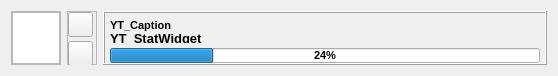
<?xml version="1.0" encoding="UTF-8"?>
<ui version="4.0">
 <class>YT_widget</class>
 <widget class="QWidget" name="YT_widget">
  <property name="geometry">
   <rect>
    <x>0</x>
    <y>0</y>
    <width>558</width>
    <height>76</height>
   </rect>
  </property>
  <property name="sizePolicy">
   <sizepolicy hsizetype="Preferred" vsizetype="Preferred">
    <horstretch>0</horstretch>
    <verstretch>0</verstretch>
   </sizepolicy>
  </property>
  <property name="minimumSize">
   <size>
    <width>0</width>
    <height>76</height>
   </size>
  </property>
  <property name="maximumSize">
   <size>
    <width>16777215</width>
    <height>76</height>
   </size>
  </property>
  <property name="font">
   <font>
    <pointsize>10</pointsize>
    <bold>true</bold>
   </font>
  </property>
  <property name="windowTitle">
   <string>Form</string>
  </property>
  <property name="styleSheet">
   <string notr="true"/>
  </property>
  <layout class="QHBoxLayout" name="horizontalLayout">
   <item>
    <widget class="QFrame" name="frame_L">
     <property name="maximumSize">
      <size>
       <width>50</width>
       <height>16777215</height>
      </size>
     </property>
     <property name="frameShape">
      <enum>QFrame::StyledPanel</enum>
     </property>
     <property name="frameShadow">
      <enum>QFrame::Raised</enum>
     </property>
     <layout class="QVBoxLayout" name="verticalLayout_3">
      <property name="spacing">
       <number>0</number>
      </property>
      <property name="leftMargin">
       <number>0</number>
      </property>
      <property name="topMargin">
       <number>0</number>
      </property>
      <property name="rightMargin">
       <number>0</number>
      </property>
      <property name="bottomMargin">
       <number>0</number>
      </property>
      <item>
       <widget class="QGraphicsView" name="graphicsView"/>
      </item>
     </layout>
    </widget>
   </item>
   <item>
    <widget class="QFrame" name="frame_R">
     <property name="maximumSize">
      <size>
       <width>30</width>
       <height>16777215</height>
      </size>
     </property>
     <property name="frameShape">
      <enum>QFrame::StyledPanel</enum>
     </property>
     <property name="frameShadow">
      <enum>QFrame::Raised</enum>
     </property>
     <layout class="QVBoxLayout" name="verticalLayout">
      <property name="spacing">
       <number>5</number>
      </property>
      <property name="leftMargin">
       <number>0</number>
      </property>
      <property name="topMargin">
       <number>0</number>
      </property>
      <property name="rightMargin">
       <number>0</number>
      </property>
      <property name="bottomMargin">
       <number>0</number>
      </property>
      <item>
       <widget class="QPushButton" name="pushButton_Delete">
        <property name="minimumSize">
         <size>
          <width>25</width>
          <height>25</height>
         </size>
        </property>
        <property name="maximumSize">
         <size>
          <width>25</width>
          <height>25</height>
         </size>
        </property>
        <property name="text">
         <string/>
        </property>
       </widget>
      </item>
      <item>
       <widget class="QPushButton" name="pushButton_Stop">
        <property name="minimumSize">
         <size>
          <width>25</width>
          <height>25</height>
         </size>
        </property>
        <property name="maximumSize">
         <size>
          <width>25</width>
          <height>25</height>
         </size>
        </property>
        <property name="text">
         <string/>
        </property>
        <property name="icon">
         <iconset resource="YOUTUBE_images.qrc">
          <normaloff>:/ICONS/stop.png</normaloff>:/ICONS/stop.png</iconset>
        </property>
       </widget>
      </item>
     </layout>
    </widget>
   </item>
   <item>
    <widget class="QFrame" name="frame">
     <property name="sizePolicy">
      <sizepolicy hsizetype="Preferred" vsizetype="Preferred">
       <horstretch>0</horstretch>
       <verstretch>0</verstretch>
      </sizepolicy>
     </property>
     <property name="minimumSize">
      <size>
       <width>0</width>
       <height>0</height>
      </size>
     </property>
     <property name="frameShape">
      <enum>QFrame::Box</enum>
     </property>
     <property name="frameShadow">
      <enum>QFrame::Raised</enum>
     </property>
     <property name="lineWidth">
      <number>1</number>
     </property>
     <layout class="QVBoxLayout" name="verticalLayout_2" stretch="3,0,3">
      <property name="spacing">
       <number>5</number>
      </property>
      <property name="leftMargin">
       <number>5</number>
      </property>
      <property name="topMargin">
       <number>5</number>
      </property>
      <property name="rightMargin">
       <number>5</number>
      </property>
      <property name="bottomMargin">
       <number>5</number>
      </property>
      <item>
       <widget class="QLabel" name="YT_Caption">
        <property name="sizePolicy">
         <sizepolicy hsizetype="Preferred" vsizetype="Preferred">
          <horstretch>0</horstretch>
          <verstretch>0</verstretch>
         </sizepolicy>
        </property>
        <property name="minimumSize">
         <size>
          <width>250</width>
          <height>15</height>
         </size>
        </property>
        <property name="maximumSize">
         <size>
          <width>16777215</width>
          <height>15</height>
         </size>
        </property>
        <property name="font">
         <font>
          <pointsize>8</pointsize>
          <bold>true</bold>
         </font>
        </property>
        <property name="text">
         <string>YT_Caption</string>
        </property>
        <property name="textFormat">
         <enum>Qt::RichText</enum>
        </property>
        <property name="wordWrap">
         <bool>true</bool>
        </property>
       </widget>
      </item>
      <item>
       <widget class="QLabel" name="YT_StatWidget">
        <property name="text">
         <string>YT_StatWidget</string>
        </property>
       </widget>
      </item>
      <item>
       <widget class="QProgressBar" name="YT_ProgressBar">
        <property name="sizePolicy">
         <sizepolicy hsizetype="Minimum" vsizetype="Minimum">
          <horstretch>0</horstretch>
          <verstretch>0</verstretch>
         </sizepolicy>
        </property>
        <property name="minimumSize">
         <size>
          <width>0</width>
          <height>15</height>
         </size>
        </property>
        <property name="maximumSize">
         <size>
          <width>16777215</width>
          <height>15</height>
         </size>
        </property>
        <property name="font">
         <font>
          <pointsize>8</pointsize>
          <bold>true</bold>
         </font>
        </property>
        <property name="value">
         <number>24</number>
        </property>
        <property name="alignment">
         <set>Qt::AlignCenter</set>
        </property>
       </widget>
      </item>
     </layout>
    </widget>
   </item>
  </layout>
 </widget>
 <resources>
  <include location="YOUTUBE_images.qrc"/>
 </resources>
 <connections/>
</ui>
